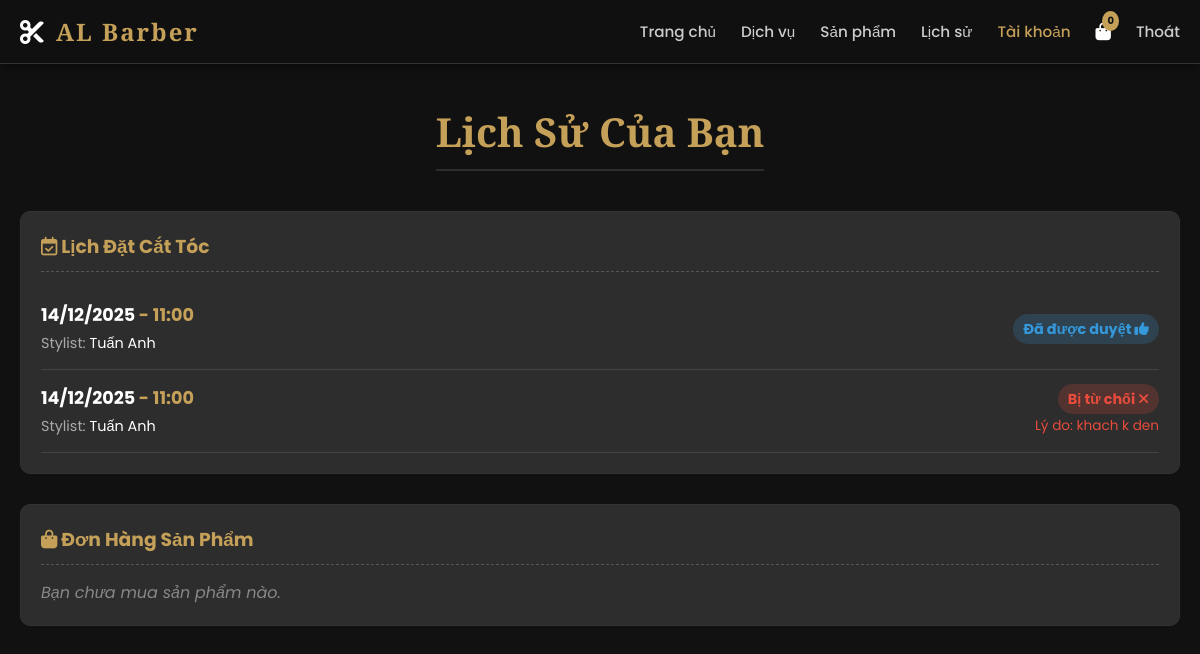
The page /index.php?page=history (signed in) on the database as committed earlier.
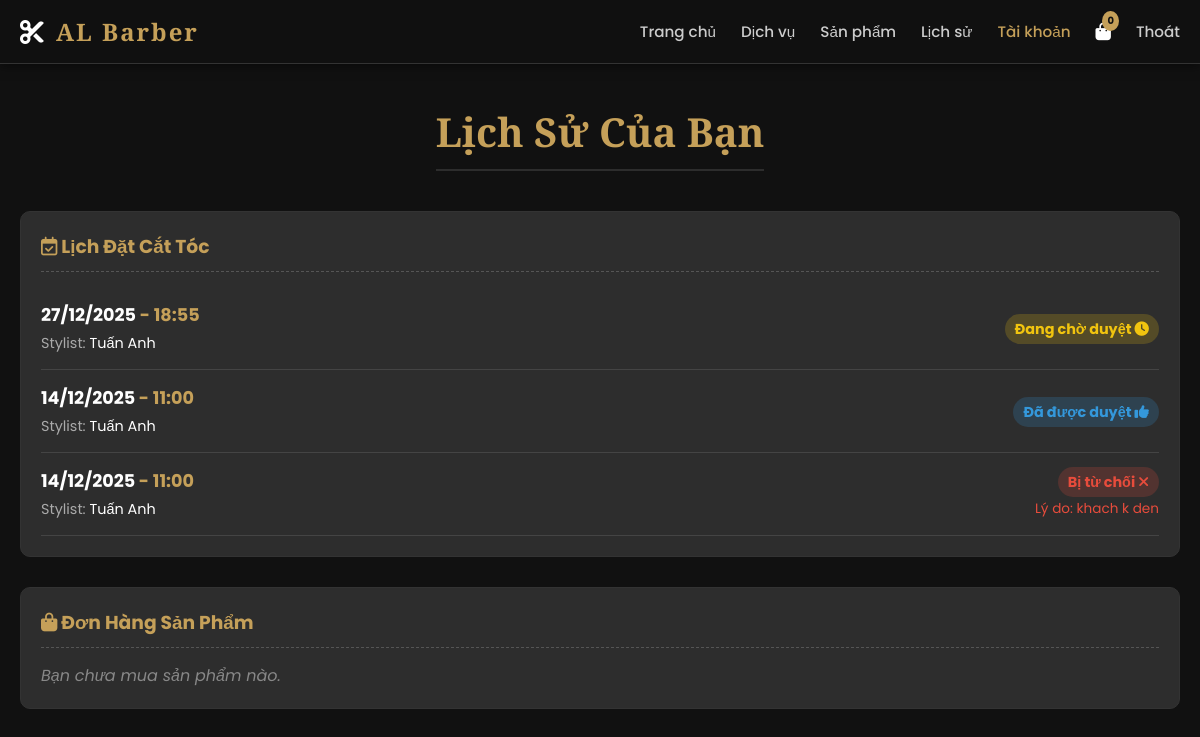
The same page on the database as committed later.
### tables this page shows
CREATE TABLE IF NOT EXISTS `bookings` (
  `id` int NOT NULL AUTO_INCREMENT,
  `customer_name` varchar(100) DEFAULT NULL,
  `book_date` date DEFAULT NULL,
  `book_time` time DEFAULT NULL,
  `stylist` varchar(50) DEFAULT NULL,
  `status` varchar(20) DEFAULT 'pending',
  `created_at` timestamp NULL DEFAULT CURRENT_TIMESTAMP,
  `reject_reason` varchar(255) DEFAULT NULL,
  `phone` varchar(20) DEFAULT NULL,
  PRIMARY KEY (`id`)
);

### pages/history.php (the view, shortened to what this page needs)
<div class="container animate-fade">
    <div class="section-title"><h2>Lịch Sử Của Bạn</h2></div>
    <div style="background:var(--gray); padding:20px; border-radius:10px; margin-bottom:30px; border:1px solid #333;">
        <h3 style="color:var(--gold); margin-bottom:15px; border-bottom:1px dashed #555; padding-bottom:10px;">
            <i class="far fa-calendar-check"></i> Lịch Đặt Cắt Tóc
        </h3>
        <?php
        $customer_name = isset($_SESSION['fullname']) ? $_SESSION['fullname'] : $_SESSION['user'];
        $stmt = $conn->prepare("SELECT * FROM bookings WHERE customer_name = ? ORDER BY created_at DESC");
        $stmt->execute([$customer_name]);
        if ($stmt->rowCount() == 0) {
            echo "<p style='color:#888; font-style:italic;'>Bạn chưa có lịch đặt nào.</p>";
        } else {
            while($row = $stmt->fetch()):
        ?>
            <div style="border-bottom:1px solid #444; padding:15px 0; display:flex; justify-content:space-between; align-items:center; flex-wrap:wrap; gap:10px;">
                <div style="flex:1;">
                    <div style="font-size:1.1rem; color:white; font-weight:bold;">
                        <?php echo date("d/m/Y", strtotime($row['book_date'])); ?>
                        <span style="color:var(--gold)"> - <?php echo date("H:i", strtotime($row['book_time'])); ?></span>
                    </div>
                    <div style="color:#aaa; font-size:0.9rem; margin-top:5px;">
                        Stylist: <span style="color:white"><?php echo $row['stylist']; ?></span>
                    </div>
                </div>
                <div style="text-align:right;">
                    <?php
                    if ($row['status'] == 'completed') {
                        echo '<span style="background:rgba(39, 174, 96, 0.2); color:#2ecc71; padding:5px 10px; border-radius:15px; font-weight:bold; font-size:0.9rem;">Đã hoàn thành <i class="fas fa-check-circle"></i></span>';
                    } elseif ($row['status'] == 'confirmed') {
                        echo '<span style="background:rgba(52, 152, 219, 0.2); color:#3498db; padding:5px 10px; border-radius:15px; font-weight:bold; font-size:0.9rem;">Đã được duyệt <i class="fas fa-thumbs-up"></i></span>';
                    } elseif ($row['status'] == 'rejected') {
                        echo '<span style="background:rgba(231, 76, 60, 0.2); color:#e74c3c; padding:5px 10px; border-radius:15px; font-weight:bold; font-size:0.9rem;">Bị từ chối <i class="fas fa-times"></i></span>';
                        if (!empty($row['reject_reason'])) {
                            echo '<div style="color:#e74c3c; font-size:0.85rem; margin-top:5px; max-width:200px;">Lý do: '.$row['reject_reason'].'</div>';
                        }
                    } else {
                        echo '<span style="background:rgba(241, 196, 15, 0.2); color:#f1c40f; padding:5px 10px; border-radius:15px; font-weight:bold; font-size:0.9rem;">Đang chờ duyệt <i class="fas fa-clock"></i></span>';
                    }
                    ?>
                </div>
            </div>
        <?php
            endwhile;
        }
        ?>
    </div>
    <div style="background:var(--gray); padding:20px; border-radius:10px; border:1px solid #333;">
        <h3 style="color:var(--gold); margin-bottom:15px; border-bottom:1px dashed #555; padding-bottom:10px;">
            <i class="fas fa-shopping-bag"></i> Đơn Hàng Sản Phẩm
        </h3>
        <?php
        $username = $_SESSION['user'];
        $stmt = $conn->prepare("SELECT * FROM orders WHERE username = ? ORDER BY created_at DESC");
        $stmt->execute([$username]);
        if ($stmt->rowCount() == 0) {
            echo "<p style='color:#888; font-style:italic;'>Bạn chưa mua sản phẩm nào.</p>";
        }
        ?>
    </div>
</div>

### includes/header.php (shortened to what this page needs)
<!DOCTYPE html>
<html lang="vi">
<head>
    <link rel="stylesheet" href="https://cdnjs.cloudflare.com/ajax/libs/font-awesome/6.4.0/css/all.min.css">
</head>
<body>
    <header>
        <div class="inner">
            <a href="index.php" class="logo"><i class="fas fa-cut"></i> AL Barber</a>
            <nav class="nav-menu" id="nav-menu">
                <a href="index.php?page=home" class="nav-link">Trang chủ</a>
                <a href="index.php?page=services" class="nav-link">Dịch vụ</a>
                <a href="index.php?page=products" class="nav-link">Sản phẩm</a>
                <?php if (isset($_SESSION['user'])): ?>
                    <a href="index.php?page=history" class="nav-link">Lịch sử</a>
                    <a href="index.php?page=profile" class="nav-link" style="color:var(--gold)">Tài khoản</a>
                    <a href="#" onclick="document.getElementById('cartModal').style.display='block'; toggleMenu()" class="btn-cart">
                        <i class="fas fa-shopping-bag"></i>
                        <span class="cart-badge">
                            <?php echo isset($_SESSION['cart']) ? array_sum(array_column($_SESSION['cart'], 'quantity')) : 0; ?>
                        </span>
                    </a>
                    <a href="index.php?action=logout" class="nav-link">Thoát</a>
                <?php else: ?>
                    <a href="index.php?page=login" class="nav-link" style="border:1px solid var(--gold); padding:5px 15px; border-radius:15px; color:var(--gold)">Đăng nhập</a>
                <?php endif; ?>
            </nav>
        </div>
    </header>

### index.php (shortened to what this page needs)
<?php
require_once 'includes/header.php';
$page = isset($_GET['page']) ? $_GET['page'] : 'home';
$allowed_pages = ['home', 'services', 'products', 'history', 'profile', 'admin', 'login', 'stylist'];
if (in_array($page, $allowed_pages)) {
    if (file_exists("pages/$page.php")) {
        include "pages/$page.php";
    } else {
        echo "<div class='container' style='text-align:center; padding:50px; min-height:50vh'>
                <h2 style='color:var(--gold)'>404 - Trang đang xây dựng</h2>
                <p>File giao diện chưa tồn tại.</p>
              </div>";
    }
} else {
    include "pages/home.php";
}
require_once 'includes/footer.php';
?>

### includes/footer.php (shortened to what this page needs)
</body>
</html>

### includes/header.php (style rules this page uses)
:root { --gold: #c5a059; --gold-light: #e6c888; --black: #111111; --dark: #1a1a1a; --gray: #2d2d2d; --text: #e0e0e0; --white: #ffffff; }
* { box-sizing: border-box; margin: 0; padding: 0; }
body { font-family: 'Poppins', sans-serif; background-color: var(--black); color: var(--text); overflow-x: hidden; }
a { text-decoration: none; color: inherit; transition: 0.3s ease; }
header { background: rgba(17, 17, 17, 0.98); position: sticky; top: 0; z-index: 1000; border-bottom: 1px solid #333; box-shadow: 0 2px 10px rgba(0,0,0,0.5); }
.inner { max-width: 1200px; margin: 0 auto; display: flex; justify-content: space-between; align-items: center; padding: 15px 20px; position: relative; }
.logo { font-family: 'Playfair Display', serif; font-size: 24px; color: var(--gold); letter-spacing: 2px; font-weight: bold; display: flex; align-items: center; gap: 10px; }
.logo i { color: var(--white); }
.nav-menu { display: flex; align-items: center; gap: 25px; }
.nav-link { color: #ccc; font-weight: 500; font-size: 0.95rem; position: relative; padding: 5px 0; }
.nav-link::after { content: ''; position: absolute; width: 0; height: 2px; bottom: 0; left: 0; background-color: var(--gold); transition: 0.3s; }
.btn-cart { position: relative; color: var(--white); font-size: 1.1rem; }
.cart-badge { position: absolute; top: -8px; right: -8px; background: var(--gold); color: var(--black); font-size: 10px; font-weight: bold; padding: 2px 5px; border-radius: 50%; }
.container { max-width: 1200px; margin: 40px auto; padding: 0 20px; min-height: 60vh; }
.section-title { text-align: center; margin-bottom: 40px; }
.section-title h2 { font-family: 'Playfair Display', serif; font-size: 2.5rem; color: var(--gold); border-bottom: 2px solid var(--gray); padding-bottom: 10px; display: inline-block; }
.animate-fade { animation: fadeIn 1s ease forwards; opacity: 0; }

Rows that differ between the two databases and show on the page:
added bookings: book_date "27/12/2025", book_time "18:55", stylist "Tuấn Anh", status "Đang chờ duyệt"
